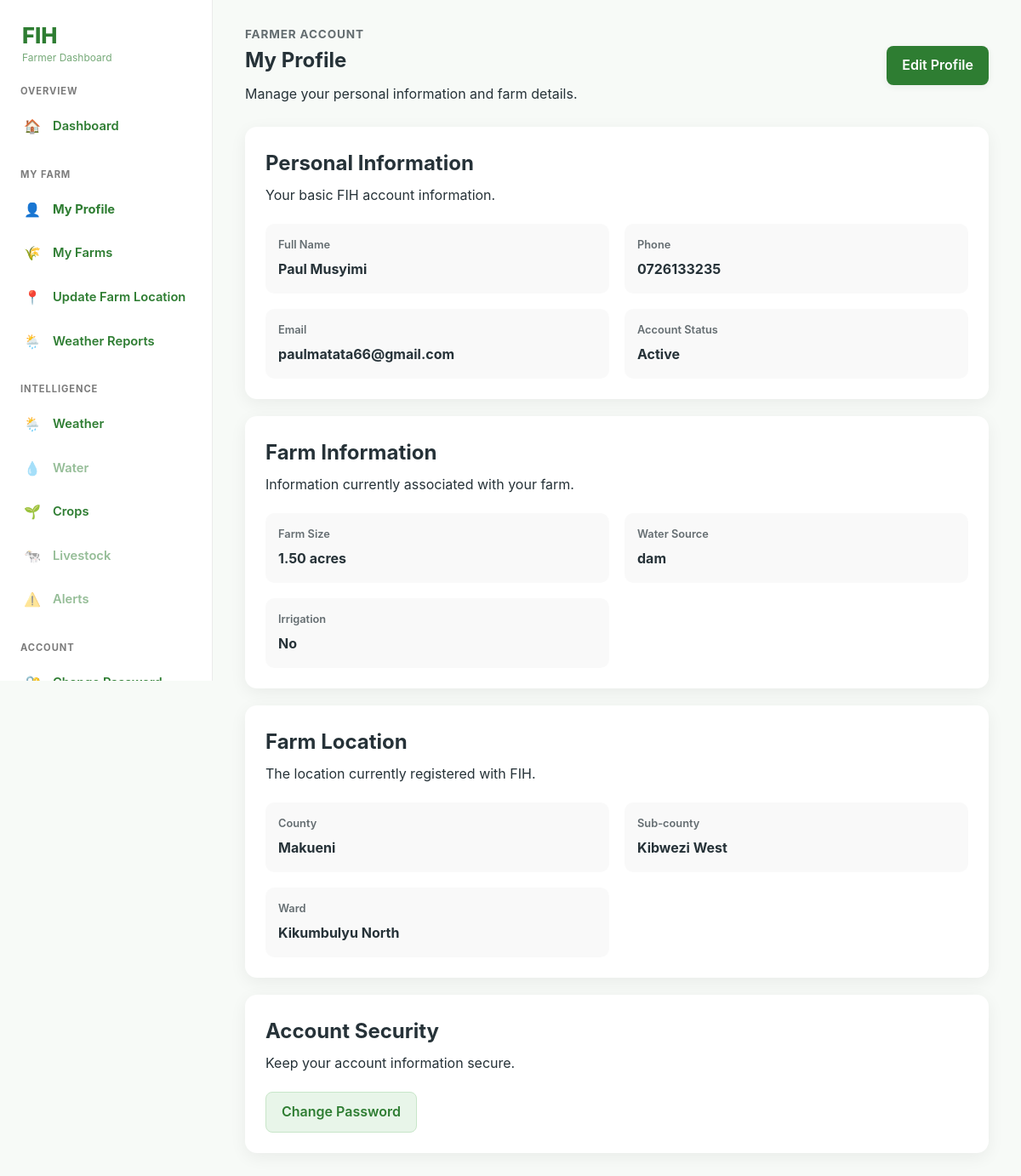
The app's page /farmer/profile.php (signed in) with its own data.
### tables this page shows
CREATE TABLE `farmer_profiles` (
  `id` char(36) NOT NULL,
  `user_id` char(36) NOT NULL,
  `farm_name` varchar(100) DEFAULT NULL,
  `county_id` char(36) NOT NULL,
  `sub_county_id` char(36) NOT NULL,
  `ward_id` char(36) NOT NULL,
  `farm_size_acres` decimal(10,2) DEFAULT NULL,
  `water_source` varchar(100) DEFAULT NULL,
  `irrigation` tinyint(1) NOT NULL DEFAULT 0,
  `created_at` timestamp NOT NULL DEFAULT current_timestamp(),
  `updated_at` timestamp NOT NULL DEFAULT current_timestamp() ON UPDATE current_timestamp()
);

CREATE TABLE `users` (
  `id` char(36) NOT NULL,
  `full_name` varchar(150) NOT NULL,
  `email` varchar(190) DEFAULT NULL,
  `phone` varchar(20) DEFAULT NULL,
  `password_hash` varchar(255) NOT NULL,
  `role` enum('farmer','organization','government') NOT NULL,
  `status` enum('active','inactive','suspended') NOT NULL DEFAULT 'active',
  `email_verified_at` timestamp NULL DEFAULT NULL,
  `phone_verified_at` timestamp NULL DEFAULT NULL,
  `last_login_at` timestamp NULL DEFAULT NULL,
  `created_at` timestamp NOT NULL DEFAULT current_timestamp(),
  `updated_at` timestamp NOT NULL DEFAULT current_timestamp() ON UPDATE current_timestamp()
);

CREATE TABLE `counties` (
  `id` char(36) NOT NULL,
  `name` varchar(100) NOT NULL,
  `code` varchar(20) DEFAULT NULL,
  `is_active` tinyint(1) NOT NULL DEFAULT 1,
  `created_at` timestamp NOT NULL DEFAULT current_timestamp(),
  `updated_at` timestamp NOT NULL DEFAULT current_timestamp() ON UPDATE current_timestamp()
);

CREATE TABLE `sub_counties` (
  `id` char(36) NOT NULL,
  `county_id` char(36) NOT NULL,
  `name` varchar(100) NOT NULL,
  `code` varchar(20) DEFAULT NULL,
  `is_active` tinyint(1) NOT NULL DEFAULT 1,
  `created_at` timestamp NOT NULL DEFAULT current_timestamp(),
  `updated_at` timestamp NOT NULL DEFAULT current_timestamp() ON UPDATE current_timestamp()
);

CREATE TABLE `wards` (
  `id` char(36) NOT NULL,
  `sub_county_id` char(36) NOT NULL,
  `name` varchar(120) NOT NULL,
  `code` varchar(20) DEFAULT NULL,
  `is_active` tinyint(1) NOT NULL DEFAULT 1,
  `created_at` timestamp NOT NULL DEFAULT current_timestamp(),
  `updated_at` timestamp NOT NULL DEFAULT current_timestamp() ON UPDATE current_timestamp()
);

### includes/security.php (called while the page is built, shortened)
<?php
function e(?string $value): string
{
    return htmlspecialchars(
        $value ?? '',
        ENT_QUOTES,
        'UTF-8'
    );
}

### farmer/profile.php (the view, shortened to what this page needs)
<?php
require_once __DIR__ . '/../includes/bootstrap.php';
$farmer_id = authenticated_farmer_id();
$sql = "
    SELECT
        u.id,
        u.full_name,
        u.email,
        u.phone,
        u.status,
        u.created_at,
        fp.id AS farmer_profile_id,
        fp.farm_size_acres,
        fp.water_source,
        fp.irrigation,
        c.name AS county_name,
        sc.name AS sub_county_name,
        w.name AS ward_name
    FROM users u
    LEFT JOIN farmer_profiles fp
        ON fp.user_id = u.id
    LEFT JOIN counties c
        ON c.id = fp.county_id
    LEFT JOIN sub_counties sc
        ON sc.id = fp.sub_county_id
    LEFT JOIN wards w
        ON w.id = fp.ward_id
    WHERE u.id = :user_id
      AND u.role = 'farmer'
    LIMIT 1
";
$stmt = $pdo->prepare($sql);
$stmt->execute([
    'user_id' => $farmer_id
]);
$farmer = $stmt->fetch();
$full_name = $farmer['full_name'] ?? 'Not provided';
$email = $farmer['email'] ?? null;
$phone = $farmer['phone'] ?? null;
$farm_size = $farmer['farm_size_acres'];
$water_source = $farmer['water_source'];
$irrigation = (int) $farmer['irrigation'] === 1;
$county = $farmer['county_name'];
$sub_county = $farmer['sub_county_name'];
$ward = $farmer['ward_name'];
?>
<!DOCTYPE html>
<html lang="en">
<head>
    <link
        rel="stylesheet"
        href="<?= e(FIH_BASE_URL) ?>/assets/css/style.css"
    >
    <link
        rel="stylesheet"
        href="<?= e(FIH_BASE_URL) ?>/assets/css/farmer_profile.css"
    >
        <link
        rel="stylesheet"
        href="<?= e(FIH_BASE_URL) ?>/assets/css/farmer.css"
    >
</head>
<body>
    <?php require_once __DIR__ . '/../includes/farmer_sidebar.php'; ?>
<div class="farmer-dashboard-layout">
<main class="farmer-page">
    <section class="profile-page">
        <div class="profile-heading">
            <div>
                <p class="profile-eyebrow">
                    Farmer Account
                </p>
                <h1>
                    My Profile
                </h1>
                <p>
                    Manage your personal information and farm details.
                </p>
            </div>
            <div class="profile-actions">
                <a
                    href="<?= e(FIH_BASE_URL) ?>/farmer/edit-profile.php"
                    class="primary-button"
                >
                    Edit Profile
                </a>
            </div>
        </div>
        <section class="profile-card">
            <div class="profile-card-header">
                <div>
                    <h2>
                        Personal Information
                    </h2>
                    <p>
                        Your basic FIH account information.
                    </p>
                </div>
            </div>
            <div class="profile-grid">
                <div class="profile-field">
                    <span class="profile-label">
                        Full Name
                    </span>
                    <strong>
                        <?= e($full_name) ?>
                    </strong>
                </div>
                <div class="profile-field">
                    <span class="profile-label">
                        Phone
                    </span>
                    <strong>
                        <?= e($phone ?: 'Not provided') ?>
                    </strong>
                </div>
                <div class="profile-field">
                    <span class="profile-label">
                        Email
                    </span>
                    <strong>
                        <?= e($email ?: 'Not provided') ?>
                    </strong>
                </div>
                <div class="profile-field">
                    <span class="profile-label">
                        Account Status
                    </span>
                    <strong>
                        <?= e(ucfirst($farmer['status'])) ?>
                    </strong>
                </div>
            </div>
        </section>
        <section class="profile-card">
            <div class="profile-card-header">
                <div>
                    <h2>
                        Farm Information
                    </h2>
                    <p>
                        Information currently associated with your farm.
                    </p>
                </div>
            </div>
            <div class="profile-grid">
                <div class="profile-field">
                    <span class="profile-label">
                        Farm Size
                    </span>
                    <strong>
                        <?php if ($farm_size !== null): ?>
                            <?= e(number_format((float) $farm_size, 2)) ?>
                            acres
                        <?php else: ?>
                            Not provided
                        <?php endif; ?>
                    </strong>
                </div>
                <div class="profile-field">
                    <span class="profile-label">
                        Water Source
                    </span>
                    <strong>
                        <?= e($water_source ?: 'Not provided') ?>
                    </strong>
                </div>
                <div class="profile-field">
                    <span class="profile-label">
                        Irrigation
                    </span>
                    <strong>
                        <?= $irrigation ? 'Yes' : 'No' ?>
                    </strong>
                </div>
            </div>
        </section>
        <section class="profile-card">
            <div class="profile-card-header">
                <div>
                    <h2>
                        Farm Location
                    </h2>
                    <p>
                        The location currently registered with FIH.
                    </p>
                </div>
            </div>
            <div class="profile-grid">
                <div class="profile-field">
                    <span class="profile-label">
                        County
                    </span>
                    <strong>
                        <?= e($county ?: 'Not provided') ?>
                    </strong>
                </div>
                <div class="profile-field">
                    <span class="profile-label">
                        Sub-county
                    </span>
                    <strong>
                        <?= e($sub_county ?: 'Not provided') ?>
                    </strong>
                </div>
                <div class="profile-field">
                    <span class="profile-label">
                        Ward
                    </span>
                    <strong>
                        <?= e($ward ?: 'Not provided') ?>
                    </strong>
                </div>
            </div>
        </section>
        <section class="profile-card profile-security-card">
            <div class="profile-card-header">
                <div>
                    <h2>
                        Account Security
                    </h2>
                    <p>
                        Keep your account information secure.
                    </p>
                </div>
            </div>
            <div class="profile-actions-list">
                <a
                    href="<?= e(FIH_BASE_URL) ?>/farmer/change-password.php"
                    class="secondary-button"
                >
                    Change Password
                </a>
            </div>
        </section>
    </section>
</main>
<?php require_once __DIR__ . '/../includes/footer.php'; ?>
</body>
</html>

### assets/css/style.css (style rules this page uses)
:root { --fih-primary: #2e7d32; --fih-primary-dark: #1b5e20; --fih-primary-light: #e8f5e9; --fih-secondary: #1565c0; --fih-secondary-light: #e3f2fd; --fih-accent: #f9a825; --fih-danger: #c62828; --fih-success: #2e7d32; --fih-text: #263238; --fih-muted: #607d8b; --fih-background: #f7faf7; --fih-surface: #ffffff; --fih-border: #dfe7df; --fih-radius-sm: 8px; --fih-radius-md: 12px; --fih-radius-lg: 18px; --fih-shadow-sm: 0 2px 8px rgba(0, 0, 0, 0.06); --fih-shadow-md: 0 8px 24px rgba(0, 0, 0, 0.08); --fih-transition: 0.2s ease; }
* { box-sizing: border-box; margin: 0; padding: 0; }
html { scroll-behavior: smooth; }
body { min-height: 100vh; font-family: Inter, "Segoe UI", Roboto, Arial, sans-serif; color: var(--fih-text); background: var(--fih-background); line-height: 1.6; -webkit-font-smoothing: antialiased; }
a { color: var(--fih-primary); text-decoration: none; transition: color var(--fih-transition); }
.primary-button, .secondary-button, .danger-button { display: inline-flex; align-items: center; justify-content: center; gap: 8px; min-height: 44px; padding: 10px 18px; border: none; border-radius: var(--fih-radius-sm); font-weight: 600; text-align: center; transition: transform var(--fih-transition), box-shadow var(--fih-transition), background var(--fih-transition); }
.primary-button { color: #ffffff; background: var(--fih-primary); box-shadow: var(--fih-shadow-sm); }
.secondary-button { color: var(--fih-primary); background: var(--fih-primary-light); border: 1px solid #c8e6c9; }

### assets/css/farmer_profile.css (style rules this page uses)
.profile-page { width: min(1100px, 92%); margin: 0 auto; padding: 30px 0 60px; }
.profile-heading { display: flex; align-items: center; justify-content: space-between; gap: 20px; margin-bottom: 25px; }
.profile-eyebrow { margin: 0 0 5px; font-size: 0.85rem; font-weight: 700; text-transform: uppercase; letter-spacing: 0.06em; opacity: 0.7; }
.profile-heading h1 { margin: 0 0 8px; }
.profile-heading p { margin: 0; }
.profile-card { margin-bottom: 20px; padding: 24px; border-radius: 14px; background: #ffffff; box-shadow: 0 5px 20px rgba(0, 0, 0, 0.06); }
.profile-card-header { margin-bottom: 20px; }
.profile-card-header h2 { margin: 0 0 6px; }
.profile-card-header p { margin: 0; }
.profile-grid { display: grid; grid-template-columns: repeat(2, minmax(0, 1fr)); gap: 18px; }
.profile-field { display: flex; flex-direction: column; gap: 6px; padding: 15px; border-radius: 10px; background: rgba(0, 0, 0, 0.025); }
.profile-label { font-size: 0.8rem; font-weight: 600; opacity: 0.7; }
.profile-field strong { word-break: break-word; }
.profile-actions-list { display: flex; flex-wrap: wrap; gap: 10px; }

### assets/css/farmer.css (style rules this page uses)
.farmer-dashboard-layout { margin-left: 250px; min-height: 100vh; }

### records on screen
farmer_profiles: user.full_name "Paul Musyimi", user.phone "0726133235", user.email "paulmatata66@gmail.com", user.status "Active", farm_size_acres "1.50", water_source "dam", county.name "Makueni", sub_county.name "Kibwezi West", ward.name "Kikumbulyu North"
